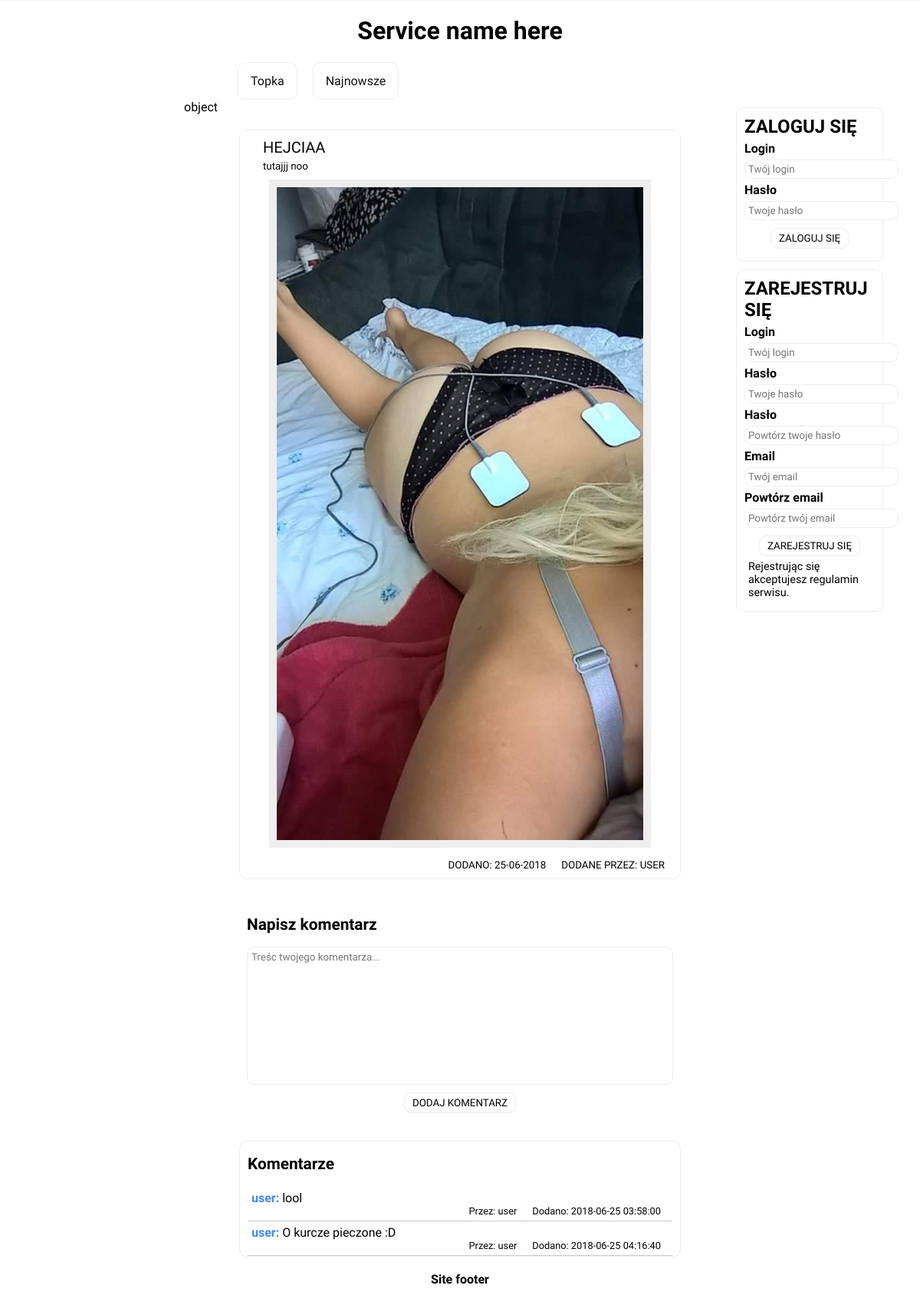
Page /meme.php?id=16 on the committed database.
### tables this page shows
CREATE TABLE `memes` (
  `id` int(11) NOT NULL,
  `user_id` int(11) NOT NULL,
  `title` varchar(24) DEFAULT NULL,
  `description` text,
  `path` varchar(100) DEFAULT NULL,
  `created` datetime NOT NULL DEFAULT CURRENT_TIMESTAMP
);

CREATE TABLE `users` (
  `id` int(11) NOT NULL,
  `login` varchar(24) DEFAULT NULL,
  `password` varchar(72) DEFAULT NULL,
  `email` varchar(24) DEFAULT NULL,
  `activation_code` varchar(72) DEFAULT NULL,
  `activated` tinyint(1) NOT NULL DEFAULT '0',
  `created` datetime NOT NULL DEFAULT CURRENT_TIMESTAMP
);

CREATE TABLE `comments` (
  `id` int(11) NOT NULL,
  `user_id` int(11) DEFAULT NULL,
  `meme_id` int(11) DEFAULT NULL,
  `comment` text,
  `created` datetime NOT NULL DEFAULT CURRENT_TIMESTAMP
);

### fx/fx.php (called while the page is built, shortened)
<?php
    function msCheck(){
        if(!isset($_SESSION['uid']) || !isset($_SESSION['login']) || !isset($_SESSION['email']) || !isset($_SESSION['password'])){
            return false;
        } else {
            return true;
        }
    }
?>

### addon-comment.php (the view)
<div class="comment row">
    <div class="row comment_body">
        <p><span><?php echo $row['ulogin'];?>: </span><?php echo $row['comment'];?></p>
    </div>
    <div class="row comment_footer">
        <h2>Dodano: <?php echo $row['created'];?></h2>
        <h2>Przez: <?php echo $row['ulogin'];?></h2>
    </div>
</div>

### meme.php (shortened to what this page needs)
<?php
    require_once('./fx/fx.php');
?>
<html lang="en">
<head>
    <link rel="stylesheet" href="./css/main.css">
</head>
<body p-id="meme">
    <?php
        require('addon-header.php');
    ?>
        <section class="row main">
            <div class="row">
            </div>
            <div class="row">
                <?php
                    require('./fx/connection.php');
                    $stmt = mysqli_prepare($connection, "SELECT memes.*, users.login AS ulogin FROM memes INNER JOIN users ON memes.user_id = users.id WHERE memes.id=? ORDER BY memes.created DESC LIMIT 1");
                    if(isset($_GET['id'])){
                        mysqli_stmt_bind_param($stmt, 'i', $_GET['id']);
                    } else {
                        $stmt = mysqli_prepare($connection, "SELECT memes.*, users.login AS ulogin FROM memes INNER JOIN users ON memes.user_id = users.id WHERE memes.id=% ORDER BY memes.created DESC LIMIT 1");
                    }
                    echo gettype($stmt);
                    mysqli_stmt_execute($stmt);
                    $query = mysqli_stmt_get_result($stmt);
                    if($query && mysqli_num_rows($query) > 0){
                        while($row = mysqli_fetch_assoc($query)) {
                            include('./addon-meme.php');
                        }
                    }
                ?>
                <div class="write_comment">
                    <form method="post" action="meme.php?id=<?php echo $_GET['id'];?>">
                        <h1>Napisz komentarz</h1>
                        <textarea type="text" name="comment--comment" placeholder="Treśc twojego komentarza..."></textarea>
                        <input type="submit" name="comment--submit" value="Dodaj komentarz"/>
                    </form>
                </div>
                <div class="comments">
                    <h1>Komentarze</h1>
                    <?php
                        require('./fx/connection.php');
                        $stmt = mysqli_prepare($connection, "SELECT comments.*, users.login AS ulogin FROM comments INNER JOIN users ON comments.user_id = users.id WHERE meme_id=?");
                        mysqli_stmt_bind_param($stmt, 'i', $_GET['id']);
                        mysqli_stmt_execute($stmt);
                        $query = mysqli_stmt_get_result($stmt);
                        if($query && mysqli_num_rows($query) > 0){
                            while($row = mysqli_fetch_assoc($query)) {
                                include('./addon-comment.php');
                            }
                        }
                    ?>
                </div>
            </div>
            <div class="row">
                <?php
                if(!msCheck()){
                    include_once('addon-login.php');
                    include_once('addon-register.php');
                }
                ?>
            </div>
        </section>
    <?php
        require('addon-footer.php');
    ?>
</body>
</html>

### addon-header.php (shortened to what this page needs)
<header class="row header">
    <div class="row logotype">
        <h1>Service name here</h1>
    </div>
    <nav class="row navigation">
        <ul>
            <li><a href="index.php">Topka</a></li>
            <li><a href="newest.php">Najnowsze</a></li>
        </ul>
    </nav>
</header>

### addon-meme.php
<form method="post" action="meme.php?id=<?php echo $row['id'];?>">
<button class="meme">
    <div class="row meme_title">
        <h1><?php echo $row['title'];?></h1>
    </div>
    <div class="row meme_description">
        <p><?php echo $row['description'];?></p>
    </div>
    <div class="row meme_image">
        <img src="<?php echo $row['path'];?>"/>
    </div>
    <div class="row meme_info">
        <h2>Dodane przez: <?php echo $row['ulogin'];?></h2>
        <h2>Dodano: <?php echo date("d-m-Y", strtotime($row['created']));?></h2>
    </div>
</button>
</form>

### addon-login.php
<div class="login">
    <form method="post" action="index.php">
        <h1>zaloguj się</h1>
        <h2>Login</h2>
        <input type="text" name="login--login" placeholder="Twój login"/>
        <h2>Hasło</h2>
        <input type="password" name="login--password" placeholder="Twoje hasło"/>
        <input type="submit" name="login--submit" value="Zaloguj się"/>
    </form>
</div>

### addon-register.php
<div class="register">
    <form method="post" action="index.php">
        <h1>zarejestruj się</h1>
        <h2>Login</h2>
        <input type="text" name="register--login" placeholder="Twój login"/>
        <h2>Hasło</h2>
        <input type="password" name="register--password" placeholder="Twoje hasło"/>
        <h2>Hasło</h2>
        <input type="password" name="register--repeat_password" placeholder="Powtórz twoje hasło"/>
        <h2>Email</h2>
        <input type="email" name="register--email" placeholder="Twój email"/>
        <h2>Powtórz email</h2>
        <input type="text" name="register--repeat_email" placeholder="Powtórz twój email"/>
        <input type="submit" name="register--submit" value="Zarejestruj się"/>
        <p>Rejestrując się akceptujesz regulamin serwisu.</p>
    </form>
</div>

### addon-footer.php
<footer class="row footer">
    <h1>Site footer</h1>
</footer>

### css/main.css (style rules this page uses)
textarea, input[type=submit], input[type=text], input[type=password], input[type=email], .main .profile, .main .login, .main .register, .main .add_meme, .main .meme, .main .comments { border: 1px solid #eeeeee; border-radius: 10px; }
html, body { margin: 0; padding: 0; }
* { box-sizing: border-box; font-family: 'Roboto Condensed', sans-serif; transition: 0.25s ease; }
img { max-width: 100%; position: relative; }
textarea { font-family: 'Roboto Condensed', sans-serif; padding: 5px; }
button { font-family: 'Roboto Condensed', sans-serif; background: none; border: none; outline: none; background: none; padding: 5px 10px; border-radius: 10px; }
input[type=submit] { -webkit-appearance: none; appearance: none; font-family: 'Roboto Condensed', sans-serif; background: none; outline: none; padding: 5px 10px; text-transform: uppercase; }
input[type=text], input[type=password], input[type=email] { -webkit-appearance: none; appearance: none; font-family: 'Roboto Condensed', sans-serif; padding: 4px; }
.header .logotype { background: #ffffff; text-align: center; }
.header .navigation { position: relative; }
.header .navigation::before { content: ""; position: absolute; top: 0; left: 0; width: 100%; height: 100%; z-index: -2; }
.header .navigation ul { width: 50%; margin: 0px 0px 0px 25%; float: left; list-style: none; padding: 0; }
.header .navigation li { float: left; margin: 0px 10px; }
.header .navigation a { display: block; text-align: center; padding: 14px 16px; border: 1px solid #eeeeee; border-radius: 10px; color: #111111; text-decoration: none; }
.main > .row:nth-of-type(1), .main > .row:nth-of-type(3) { width: 20%; }
.main > .row:nth-of-type(2) { width: 60%; }
.main > .row:nth-of-type(3) { position: fixed; right: 0; }
.main .login, .main .register { float: left; width: 80%; padding: 10px 10px 0px 10px; margin-top: 10px; }
.main .login h1, .main .login h2, .main .register h1, .main .register h2 { padding: 0px; margin: 0px; }
.main .login h1, .main .register h1 { text-transform: uppercase; }
.main .login h2, .main .register h2 { margin-top: 5px; font-size: 1em; }
.main .login input[type=text], .main .login input[type=password], .main .login input[type=email], .main .register input[type=text], .main .register input[type=password], .main .register input[type=email] { margin-top: 5px; }
.main .login input[type=submit], .main .register input[type=submit] { display: block; margin: 10px auto 0px auto; }
.main .login p, .main .register p { margin: 5px; padding: 0; font-size: 0.9em; }
.main .meme { float: left; width: 80%; margin: 20px 10% 20px 10%; transition: 0.25s ease; }
.main .meme_description p { margin: 0; padding: 0px 20px; text-align: left; }
.main .meme_title h1 { text-align: left; margin: 0; padding: 5px 20px; text-transform: uppercase; font-weight: lighter; }
.main .meme_image { text-align: center; }
.main .meme_image img { margin: 10px 0px; max-width: 90%; border: 10px solid #eeeeee; }
.main .meme_info h2 { margin: 0; padding: 5px 10px; float: right; text-transform: uppercase; font-weight: lighter; font-size: 1em; }
.main .write_comment, .main .comments { float: left; width: 80%; margin: 10px 10% 10px 10%; padding: 0px 10px; border-radius: 10px; text-align: left; }
.main .write_comment h1, .main .comments h1 { font-size: 1.3em; text-align: left; }
.main .write_comment textarea, .main .comments textarea { resize: none; width: 100%; min-height: 180px; text-align: left; }
.main .write_comment { text-align: center; }
.main .write_comment input[type=submit] { margin: 10px auto 0px auto; }
.main .comment { padding: 5px; border-bottom: 1px solid #cccccc; }
.main .comment .comment_body p { margin: 0; padding: 0; font-size: 1em; }
.main .comment .comment_body p span { color: #4286f4; font-weight: bold; }
.main .comment .comment_footer h2 { margin: 0; padding: 0; display: inline; float: right; font-size: 0.8em; font-weight: lighter; margin: 0px 10px; }
.footer { min-height: 300px; }
.footer h1 { text-align: center; font-size: 1em; }
.row { float: left; width: 100%; min-height: 1px; }

### rows in the picture
memes: title "HEJCIAA", description "tutajjj noo", path (picture), user.login "USER", created "25-06-2018"
comments: user.login "user", comment "lool", created "2018-06-25 03:58:00"
comments: user.login "user", comment "O kurcze pieczone :D", created "2018-06-25 04:16:40"

### other values in the picture
gettype($stmt) "object"
